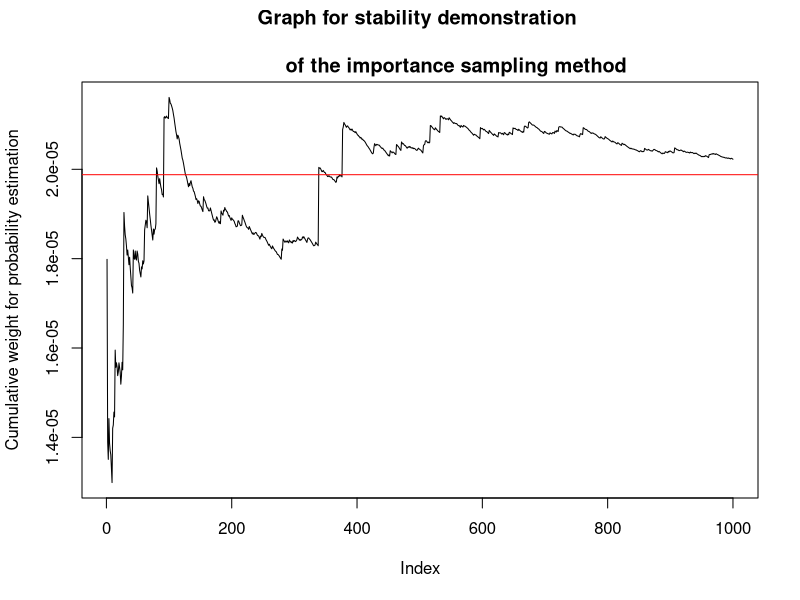
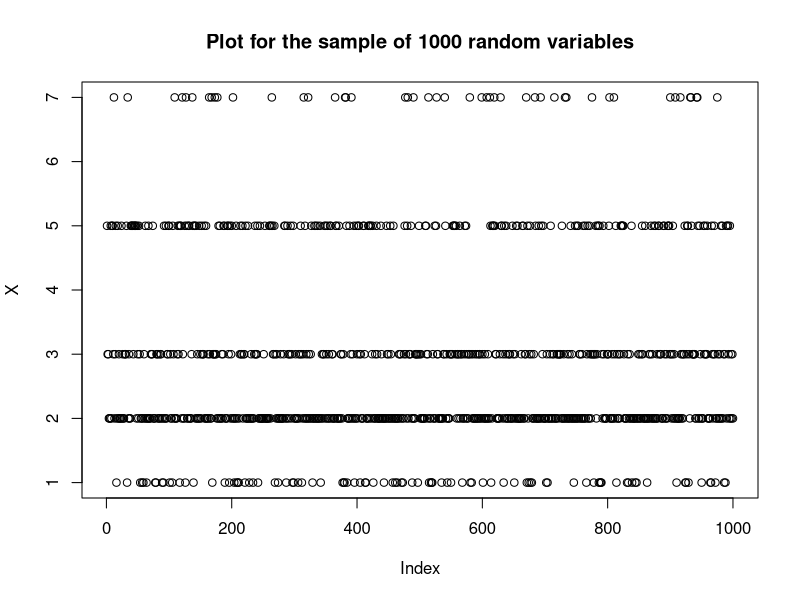
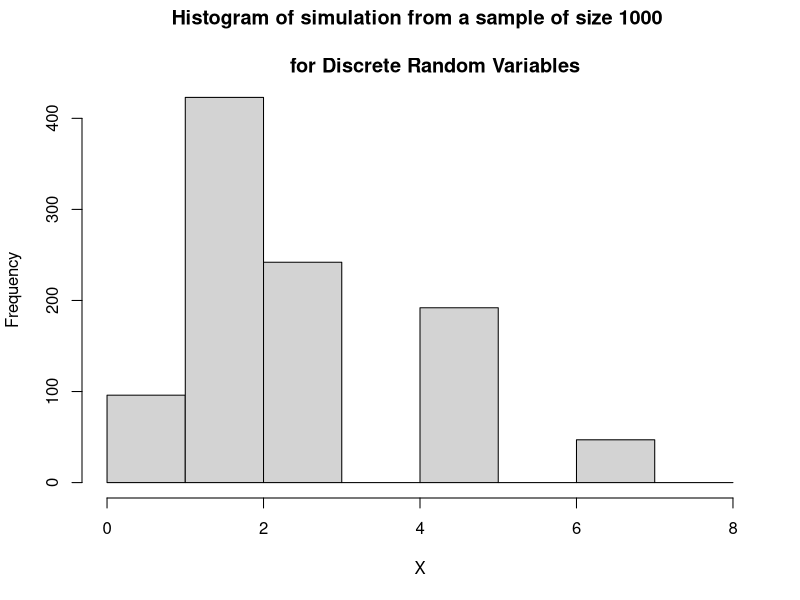
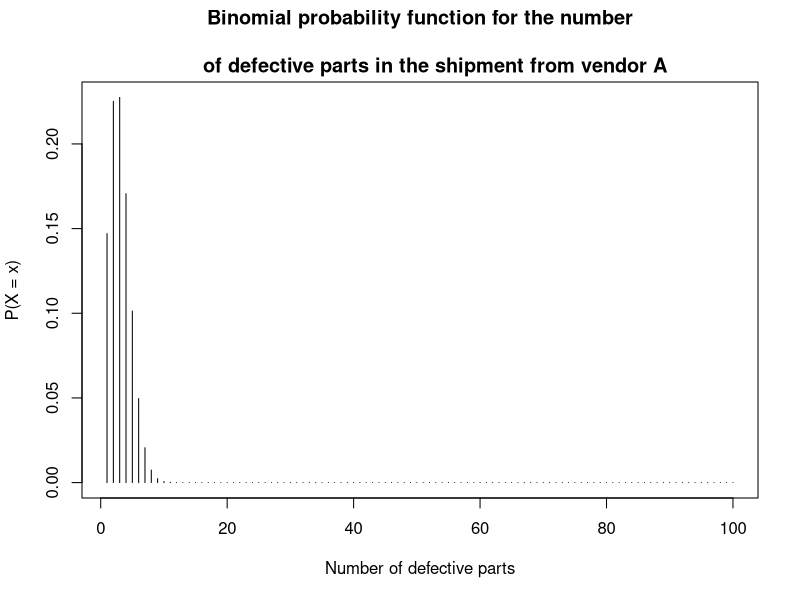
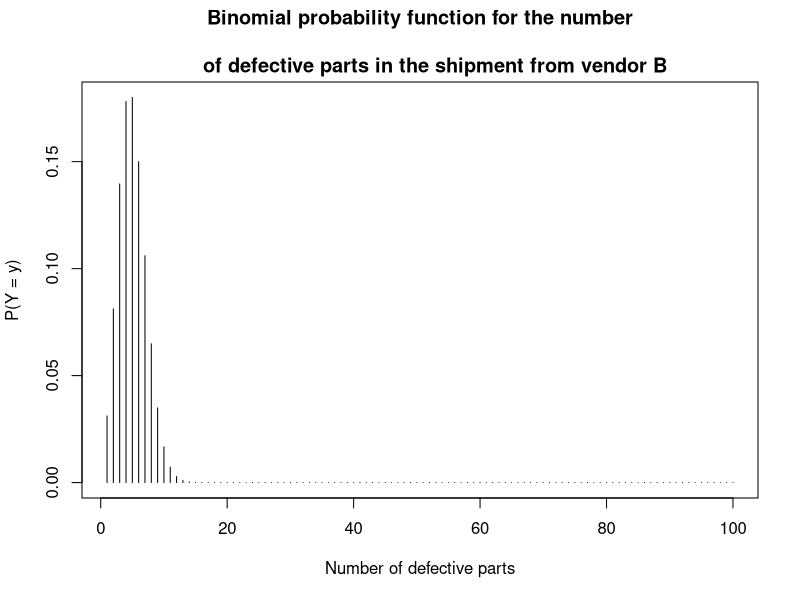

These charts were generated, in order, by the following R code:
## ---- chunk 1
knitr::opts_chunk$set(echo = TRUE)
## ---- chunk 2
h = function(x) {(3-x^7)^(3/2)}  # function h(x)
x1 = runif(100, 0 ,1)            # simulate uniform rvs when n = 100
x2 = runif(1000, 0 ,1)           # simulate uniform rvs when n = 1000
x3 = runif(10000, 0 ,1)          # simulate uniform rvs when n = 10000
y1 = h(x1)                       # evaluate the value of h(x) when n = 100
y2 = h(x2)                       # evaluate the value of h(x) when n = 1000
y3 = h(x3)                       # evaluate the value of h(x) when n = 10000
mean(y1)                         # integral value for n = 100
mean(y2)                         # integral value for n = 1000
mean(y3)                         # integral value for n = 10000
## ---- chunk 3
h = function(x) {exp(x)*(2+x^5)^(-4)}          # function h(x)                   
x1 = rgamma(n = 100, shape = 2, rate = 1)      # simulate gamma rvs when n = 100
x2 = rgamma(n = 1000, shape = 2, rate = 1)     # simulate gamma rvs when n = 1000
x3 = rgamma(n = 10000, shape =2, rate = 1)     # simulate gamma rvs when n = 10000
y1 = h(x1)                    # evaluate the value of h(x) when n = 100
y2 = h(x2)                    # evaluate the value of h(x) when n = 1000
y3 = h(x3)                    # evaluate the value of h(x) when n = 10000
mean(y1)                      # integral value for n = 100
mean(y2)                      # integral value for n = 1000
mean(y3)                      # integral value for n = 10000
## ---- chunk 4
# Simulate Gamma distribution
h1 = function(x) {exp(x)*(1/4)*(1+x^3)^(-4)} # function h1(x)                   
x1 = rgamma(n = 100, shape = 2, rate = 1)    # simulate gamma rvs when n = 100
x2 = rgamma(n = 1000, shape = 2, rate = 1)   # simulate gamma rvs when n = 1000
x3 = rgamma(n = 10000, shape =2, rate = 1)   # simulate gamma rvs when n = 10000

# Simulate Uniform distribution
h2 = function(x) {x/(8*(1+x^3)^4)}      # function h2(x)
x4 = runif(100, 0 ,0.5)                 # simulate uniform rvs when n = 100
x5 = runif(1000, 0 ,0.5)                # simulate uniform rvs when n = 1000
x6 = runif(10000, 0 ,0.5)               # simulate uniform rvs when n = 10000

mean(h1(x1) - h2(x4))                   # integral value for n = 100
mean(h1(x2) - h2(x5))                   # integral value for n = 1000
mean(h1(x3) - h2(x6))                   # integral value for n = 10000
## ---- chunk 5
h = function(x) {sqrt(pi)*(4*x-1)*exp(-x^6)}      # function h(x)
x1 = rnorm(n = 100, mean = 0, sd = 1/sqrt(2))     # simulate normal rvs when n = 100
x2 = rnorm(n = 1000, mean = 0, sd = 1/sqrt(2))    # simulate normal rvs when n = 1000
x3 = rnorm(n = 10000, mean = 0, sd = 1/sqrt(2))   # simulate normal rvs when n = 1000
mean(h(x1))                                       # integral value for n = 100
mean(h(x2))                                       # integral value for n = 1000
mean(h(x3))                                       # integral value for n = 10000

## ---- chunk 6
Nsim = 10^3
# simulate exponential rvs in the form of X+7
y = rexp(Nsim) + 27 
# calculate weighted importance
weit = dchisq(y, 4) / dexp(y - 27)                                       
plot(cumsum(weit) / 1:Nsim, type = "l",
     main = "Graph for stability demonstration \n
             of the importance sampling method ",
     ylab = "Cumulative weight for probability estimation")
# the red line represents the true mean
abline(a = pchisq(27, 4, lower.tail = FALSE), b = 0, col = "red")        
pchisq(27, 4, lower.tail = FALSE)       # true probability
sum(weit)/Nsim                          # estimated probability P(X>27)

## ---- chunk 7
Nsim = 10^3
x = c(1, 2, 3, 4, 5, 6, 7)
p = c(0.1, 0.4, 0.25, 0, 0.2, 0, 0.05)
cp = cumsum(p)                          # cumulative sum of the p
u = runif(Nsim)                         # simulate uniform rvs
sam = u
sam[u <= cp[1]] = x[1]
sam[u > cp[1] & u <= cp[2]] = x[2]
sam[u > cp[2] & u <= cp[3]] = x[3]
sam[u > cp[3] & u <= cp[4]] = x[4]
sam[u > cp[4] & u <= cp[5]] = x[5]
sam[u > cp[5] & u <= cp[6]] = x[6]
sam[u > cp[6] & u <= cp[7]] = x[7]
summary(sam)                            # summary of the sample simulation
plot(sam, main = "Plot for the sample of 1000 random variables", ylab = "X")   
hist(sam, breaks=c(0,1,2,3,4,5,6,7,8), 
     main = "Histogram of simulation from a sample of size 1000 \n
     for Discrete Random Variables",
     xlab = "X" )
## ---- chunk 8
X = rbinom(n = 1000, size = 100, prob = 0.03)
Y = rbinom(n = 1000, size = 100, prob = 0.05)
x = 1:100
y = 1:100
plot(dbinom(x, size = 100, prob = 0.03), type = "h", 
     main = "Binomial probability function for the number\n
     of defective parts in the shipment from vendor A",
     ylab = "P(X = x)", xlab = "Number of defective parts")
plot(dbinom(y, size = 100, prob = 0.05), type = "h", 
     main = "Binomial probability function for the number\n
     of defective parts in the shipment from vendor B",
     ylab = "P(Y = y)", xlab = "Number of defective parts")
## ---- chunk 9
S = X + Y             #sum of the 2 binomial random variables X and Y
length(S[S < 10])/length(S)
## ---- chunk 10
D = X - Y             #difference of the 2 binomial random variables X and Y
length(D[D > 0])/length(D)
